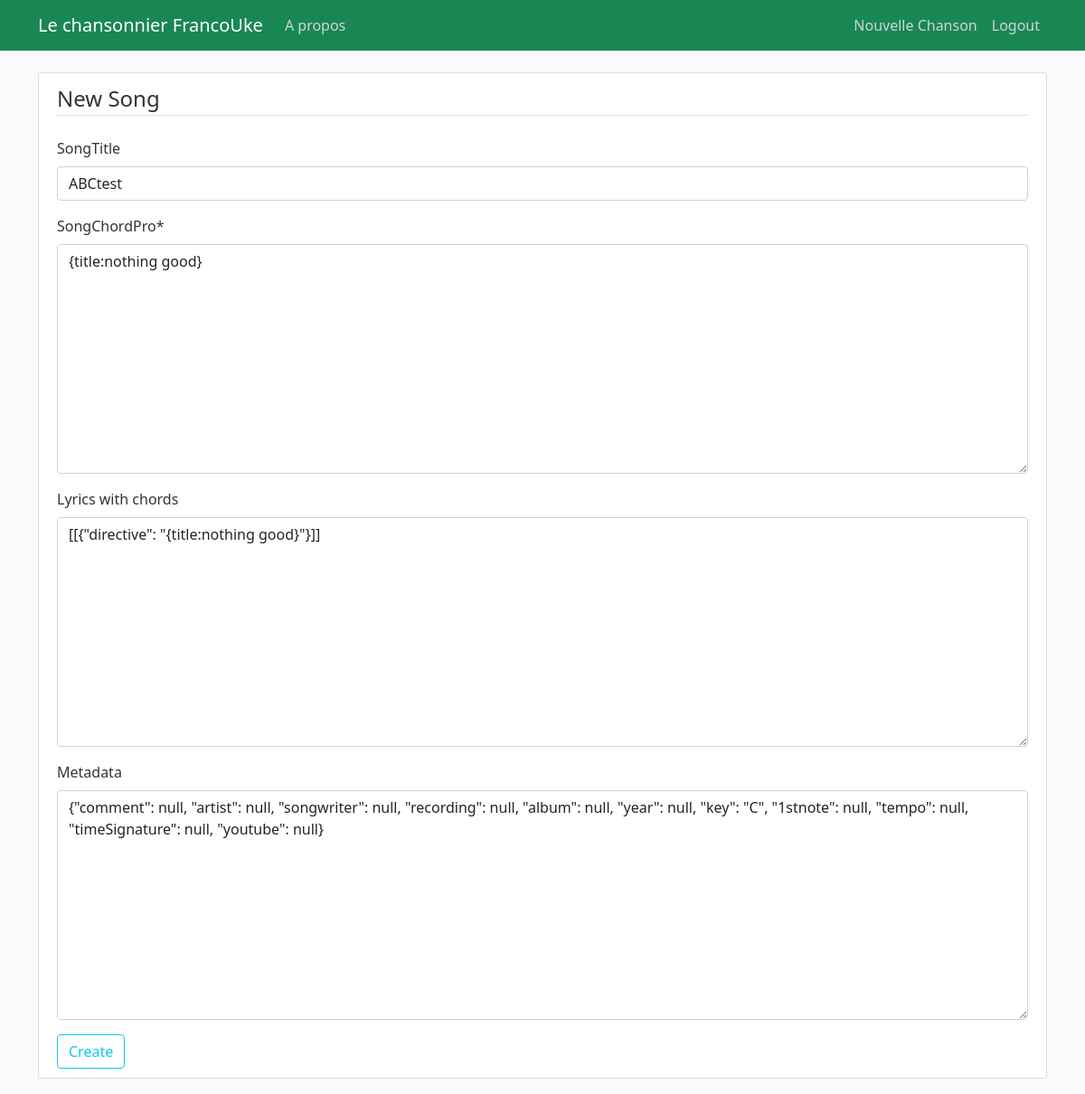
The page /song/373/update/ (signed in) on the database as committed earlier.
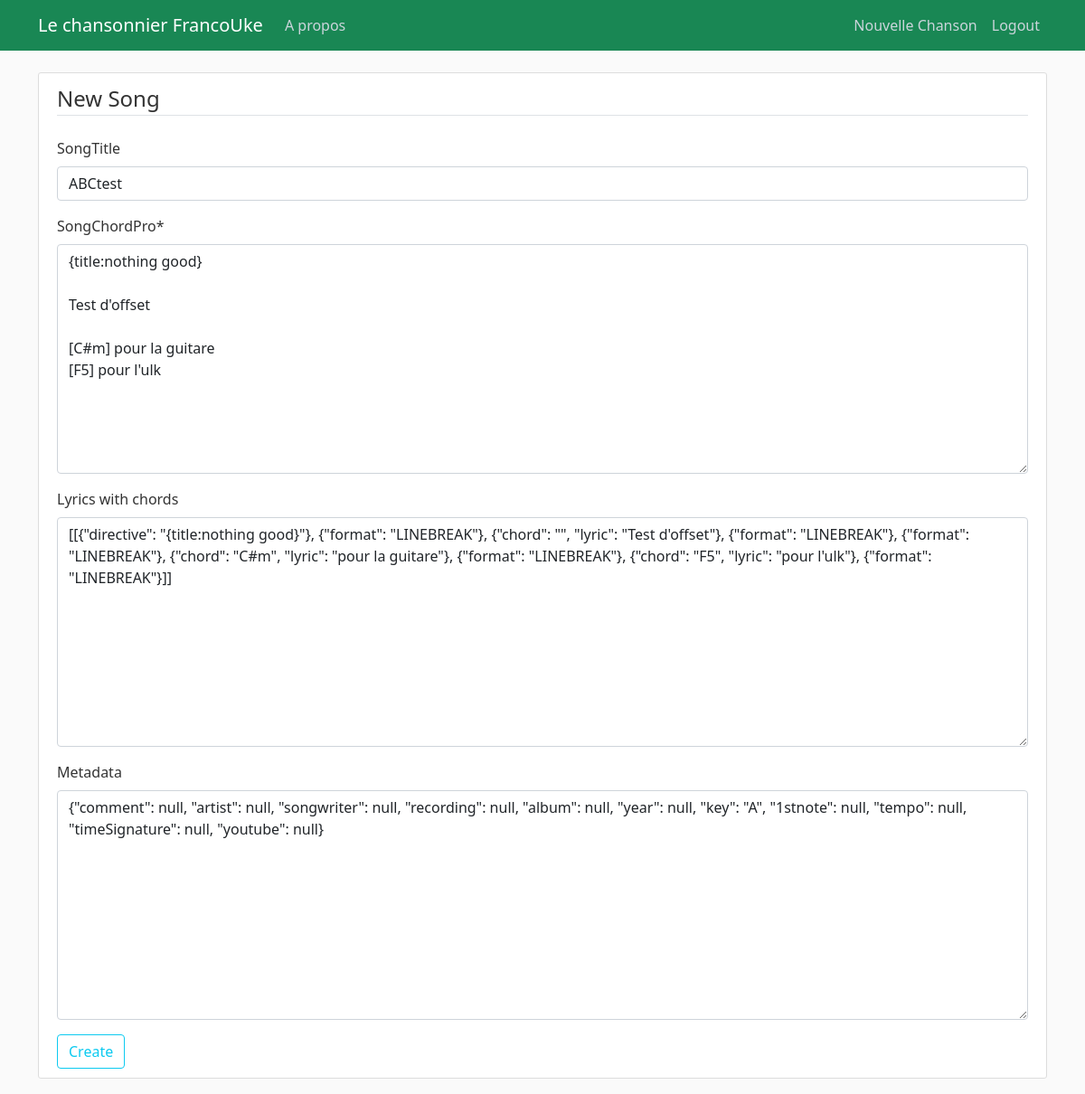
The same page on the database as committed later.
### songbook/models.py (models this page shows, shortened)
class Song(models.Model):
    songTitle = models.CharField(max_length=100, blank=True, null=True)
    songChordPro = models.TextField()  # Original
    lyrics_with_chords = models.JSONField(null=True, blank=True)
    metadata = models.JSONField(blank=True, null=True)  # Stores metadata as JSON
    date_posted = models.DateField(default=timezone.now)
    contributor = models.ForeignKey(User, on_delete=models.CASCADE)
    abc_notation = models.TextField(blank=True, null=True, help_text="Optional ABC notation for this song.")
    tags = TaggableManager(blank=True)

### songbook/views.py (the view, shortened to what this page needs)
# urls.py: path('song/<int:pk>/update/', SongUpdateView.as_view(), name='song-update'),
class SongUpdateView(LoginRequiredMixin, UpdateView):
    model = Song
    fields = ['songTitle', 'songChordPro', 'lyrics_with_chords', 'metadata']
    success_url = reverse_lazy('songbook-home')  # Redirect after success
    def get_object(self, queryset=None):
        obj = super().get_object(queryset)
        if obj.contributor != self.request.user:
            raise PermissionDenied("You do not have permission to edit this song.")
        return obj

### songbook/templates/songbook/song_form.html (shortened to what this page needs)
{% extends "songbook/base.html" %}
{% load crispy_forms_tags %}
{% block content %}
    <div class="content-section">
        <form method="POST">
            <fieldset class="form-group">
                <legend class="border-bottom mb-4">New Song</legend>
                {{ form|crispy }}
            </fieldset>
            <div class="form-group">
                <button class="btn btn-outline-info" type="submit">Create</button>
            </div>
        </form>
    </div>
{% endblock content %}

Rows that differ between the two databases and show on the page:
changed Song "ABCtest": songChordPro "{title:nothing good}" → "{title:nothing good} Test d'offset [C#m] pour la guitare [F5] pour l'ulk"; lyrics_with_chords "[[{\"directive\": \"{title:nothing good}\"}]]" → "[[{\"directive\": \"{title:nothing good}\"}, {\"format\": \"LINEBREAK\"}, {\"chord\": \"\", \"lyric\": \"Test d'offset\"}, {\"format\": \"LINEBREAK\"}, {\"format\": \"LINEBREAK\"}, {\"chord\": \"C#m\", \"lyric\": \"pour la guitare\"}, {\"format\": \"LINEBREAK\"}, {\"chord\": \"F5\", \"lyric\": \"pour l'ulk\"}, {\"format\": \"LINEBREAK\"}]]"; metadata "…null, \"year\": null, \"key\": \"C\", \"1stnote\": null, \"tempo\": null,…" → "…null, \"year\": null, \"key\": \"A\", \"1stnote\": null, \"tempo\": null,…"
